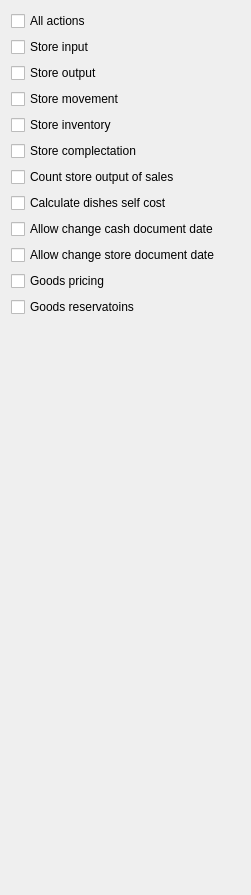
     <widget class="QWidget" name="tab_2">
      <attribute name="title">
       <string>Actions</string>
      </attribute>
      <layout class="QGridLayout" name="gridLayout_5">
       <item row="7" column="0">
        <widget class="C5CheckBox" name="checkBox_11">
         <property name="text">
          <string>Calculate dishes self cost</string>
         </property>
         <property name="Tag" stdset="0">
          <number>206</number>
         </property>
        </widget>
       </item>
       <item row="2" column="0">
        <widget class="C5CheckBox" name="checkBox_21">
         <property name="text">
          <string>Store output</string>
         </property>
         <property name="Tag" stdset="0">
          <number>202</number>
         </property>
        </widget>
       </item>
       <item row="12" column="1">
        <spacer name="verticalSpacer_5">
         <property name="orientation">
          <enum>Qt::Vertical</enum>
         </property>
         <property name="sizeHint" stdset="0">
          <size>
           <width>20</width>
           <height>567</height>
          </size>
         </property>
        </spacer>
       </item>
       <item row="8" column="0">
        <widget class="C5CheckBox" name="checkBox_66">
         <property name="text">
          <string>Allow change cash document date</string>
         </property>
         <property name="Tag" stdset="0">
          <number>107</number>
         </property>
        </widget>
       </item>
       <item row="4" column="0">
        <widget class="C5CheckBox" name="checkBox_24">
         <property name="text">
          <string>Store inventory</string>
         </property>
         <property name="Tag" stdset="0">
          <number>204</number>
         </property>
        </widget>
       </item>
       <item row="1" column="0">
        <widget class="C5CheckBox" name="checkBox_16">
         <property name="text">
          <string>Store input</string>
         </property>
         <property name="Tag" stdset="0">
          <number>201</number>
         </property>
        </widget>
       </item>
       <item row="3" column="0">
        <widget class="C5CheckBox" name="checkBox_23">
         <property name="text">
          <string>Store movement</string>
         </property>
         <property name="Tag" stdset="0">
          <number>203</number>
         </property>
        </widget>
       </item>
       <item row="9" column="0">
        <widget class="C5CheckBox" name="checkBox_67">
         <property name="text">
          <string>Allow change store document date</string>
         </property>
         <property name="Tag" stdset="0">
          <number>108</number>
         </property>
        </widget>
       </item>
       <item row="6" column="0">
        <widget class="C5CheckBox" name="checkBox_26">
         <property name="text">
          <string>Count store output of sales</string>
         </property>
         <property name="Tag" stdset="0">
          <number>205</number>
         </property>
        </widget>
       </item>
       <item row="0" column="0">
        <widget class="C5CheckBox" name="chActions">
         <property name="text">
          <string>All actions</string>
         </property>
         <property name="Tag" stdset="0">
          <number>200</number>
         </property>
        </widget>
       </item>
       <item row="10" column="0">
        <widget class="C5CheckBox" name="checkBox_69">
         <property name="text">
          <string>Goods pricing</string>
         </property>
         <property name="Tag" stdset="0">
          <number>109</number>
         </property>
        </widget>
       </item>
       <item row="5" column="0">
        <widget class="C5CheckBox" name="checkBox_56">
         <property name="text">
          <string>Store complectation</string>
         </property>
         <property name="Tag" stdset="0">
          <number>207</number>
         </property>
        </widget>
       </item>
       <item row="11" column="0">
        <widget class="C5CheckBox" name="checkBox_104">
         <property name="text">
          <string>Goods reservatoins</string>
         </property>
         <property name="Tag" stdset="0">
          <number>209</number>
         </property>
        </widget>
       </item>
      </layout>
     </widget>
